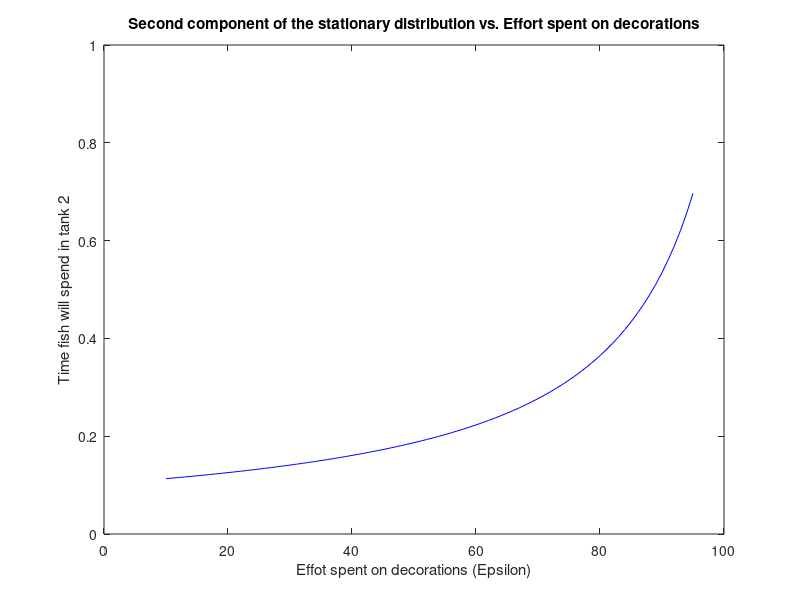

MATLAB code to generate this figure:
%Jeong's copy 

clear;
close all; 

i = 1;
E = 10:95;

for Epsilon = 10:95
    Pnew = [0.6 ((50-Epsilon/2)/100) 0.1 0.7 0.25;0.15 (Epsilon/100) 0.2 0 0;0.05 (50-Epsilon/2)/100 0.5 0.1 0;0.05 0 0.2 0.1 0.25;0.15 0 0 0.1 0.5];
    A = Pnew - eye(5);
    x = null(A);
    x = x/sum(x);
    comp2(i) = x(2);
    i = 1 +i;
end

plot(E, comp2, 'b-')
ylim([0 1])
xlim([0 100])
title('Second component of the stationary distribution vs. Effort spent on decorations')
xlabel('Effot spent on decorations (Epsilon)')
ylabel('Time fish will spend in tank 2')
    
    